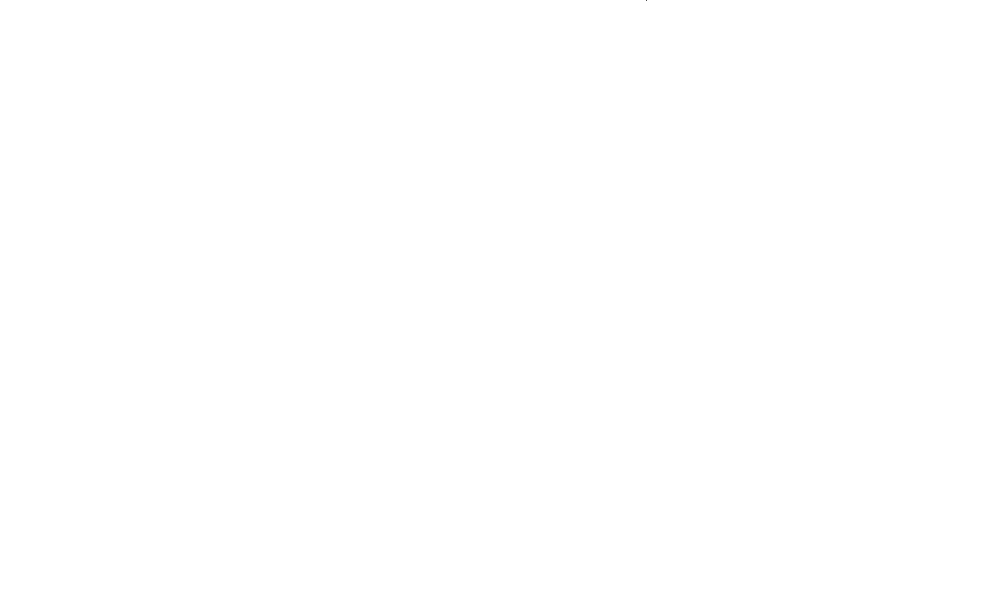
Frame 1 (no input)
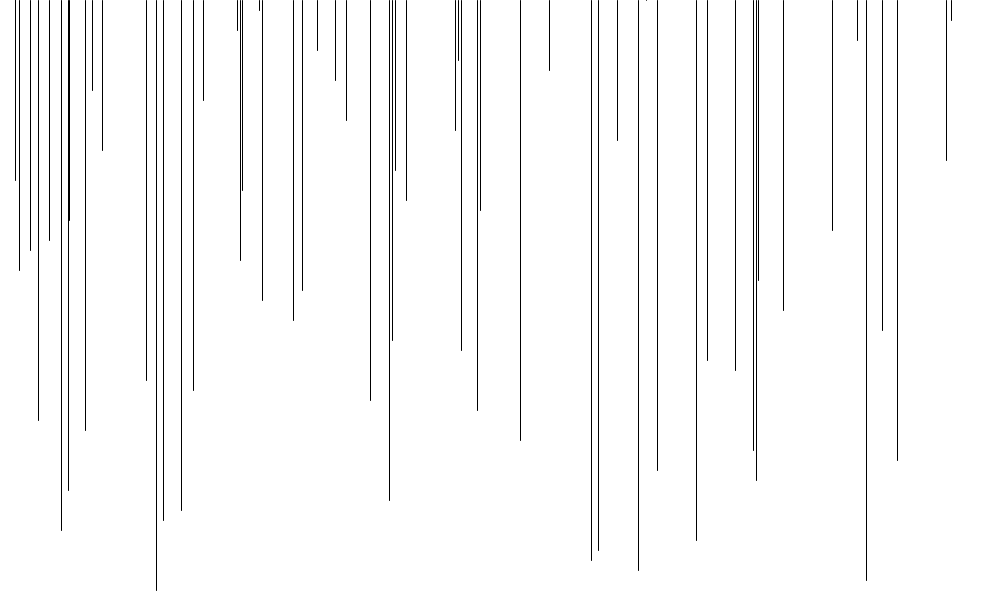
Frame 60 (the mouse pressed at the canvas centre just before this capture)
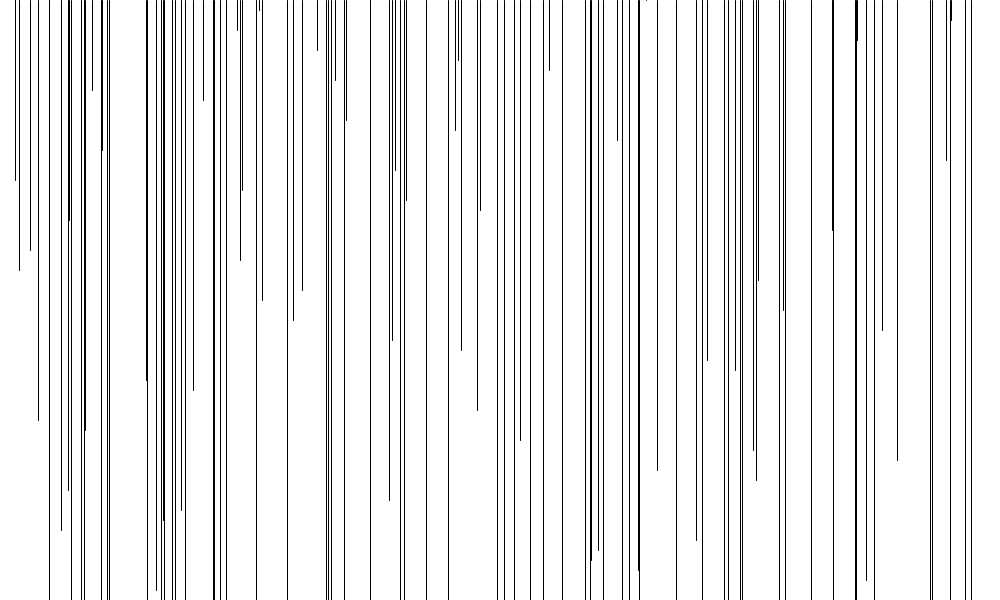
Frame 120 (the mouse held since frame 60 and released just before this capture)

The Processing sketch that drew these frames (run headless with seeded random() and noise(); from frame 60 on, the mouse is pressed at the canvas centre):

// Processing sketch: processing_63202
// ── processing_63202.pde

float l4 = 0;
float i4 = 0;
float n4 = 0;
float e4 = 0;
float x = 0;
float y = 0;
float spacing = 10;
int endLines = 1000;
int lineCount = 1;
int speed = 1;

void setup () {
  size(1000,600);
  background(255);
  smooth();
  frameRate(30);
}

void draw () {
  
  
  float x = random(0,1000);
  stroke(0);
  if(x < endLines) {
  line(x*width/1000,0,x*width/1000,y);
  x++; //random(0,1000);
  y+=10;
  } else if (y > height) { 
   stroke(0);
   line(x,0,x,y);
   x = x + spacing;
   y+=10;
  }
}


  
  /*stroke(0);
  if(x < width) {
    line(x,0,x,y);
    x = x + spacing;
    y = y + 1; 
  } else {
    speed = speed * -1;
  }
 
  //vars for randomization
  //l expands the x area of the lines over the canvas
  //i pushes the y vertice father down the canvas
  //n pushes the bottom point farther to the right
  //e adjusts straightness of line & makes the line longer on the y axis
  
  /*l4 = random(0,1000);
  i4 = random(0,0);
  n4 = random(0,1000);
  e4 = random(7000,10000);
  
  randomized set of lines
  stroke(15);
  line(l4,i4,n4,e4);
  l4 = l4 + speed;
  if (endLines < lineCount) {
    speed = speed * -1;
  }*/
